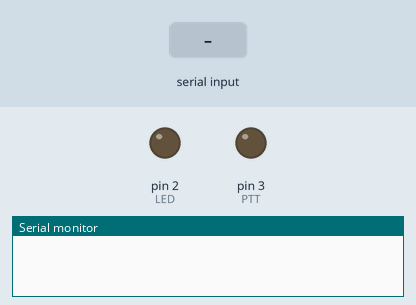
This sketch was run on a simulated Arduino Uno, built with avr-gcc and run on an emulated ATmega328P. On the bench: output pins drawn as LEDs (lit = HIGH), the last lines printed to the serial monitor. The test bench sets the inputs (shaded band).

Above: at 1.2 s.
1.3 s: "1" received over Serial
At 2.3 s:
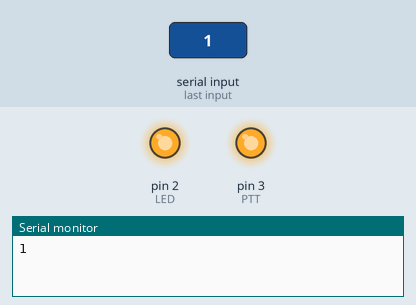
2.8 s: "0" received over Serial
At 3.4 s:
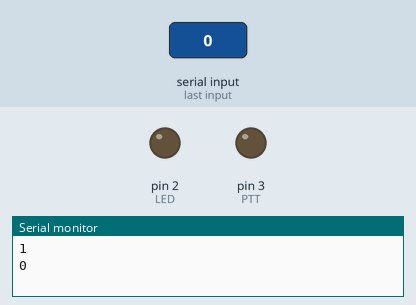
Timing chart, 0 to 5.8 s (numbered marks = the images above; inputs shaded):
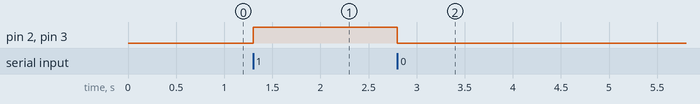

Measured:
- after the input at 1.3 s, pin 2 (LED), pin 3 (PTT): LOW → HIGH at once
- after the input at 2.8 s, pin 2 (LED), pin 3 (PTT): HIGH → LOW at once

The sketch:

arduino.ino
```cpp
/*    K3KDW OpenPTT
 *    Arduino Push To Talk USB Serial controller
 *    Translates serial commands "1" and "0" from Direwolf, FLDigi, JS8Call, and others to trigger PTT
 *
 *    Roe Gammon
 *    Oct 01 2021
 *
 *    Special thanks to Andrew Rohne, AC8JO, for his code "Arduino PTT Rig Interface" which inspired this project
 */

char Cmd = 0; // for incoming serial data command - Will be "1" for PTT ON or "0" for PTT OFF
int LED=2;    //Set LED indicator pin
int PTT=3;    //Set PTT pin

void setup() {
  Serial.begin(115200); // opens serial port, sets data rate to 9600 bps
  pinMode (LED,OUTPUT);
  pinMode (PTT,OUTPUT);
}

void loop() {
  while (Serial.available() > 0) {
    Cmd = Serial.read();
    Serial.println(Cmd);

    if (String(Cmd) == "1"){
      digitalWrite(LED,HIGH);
      digitalWrite(PTT,HIGH);
      }

      if (String(Cmd) == "0"){
        digitalWrite(LED,LOW);
        digitalWrite(PTT,LOW);
      }
 }
}
```
